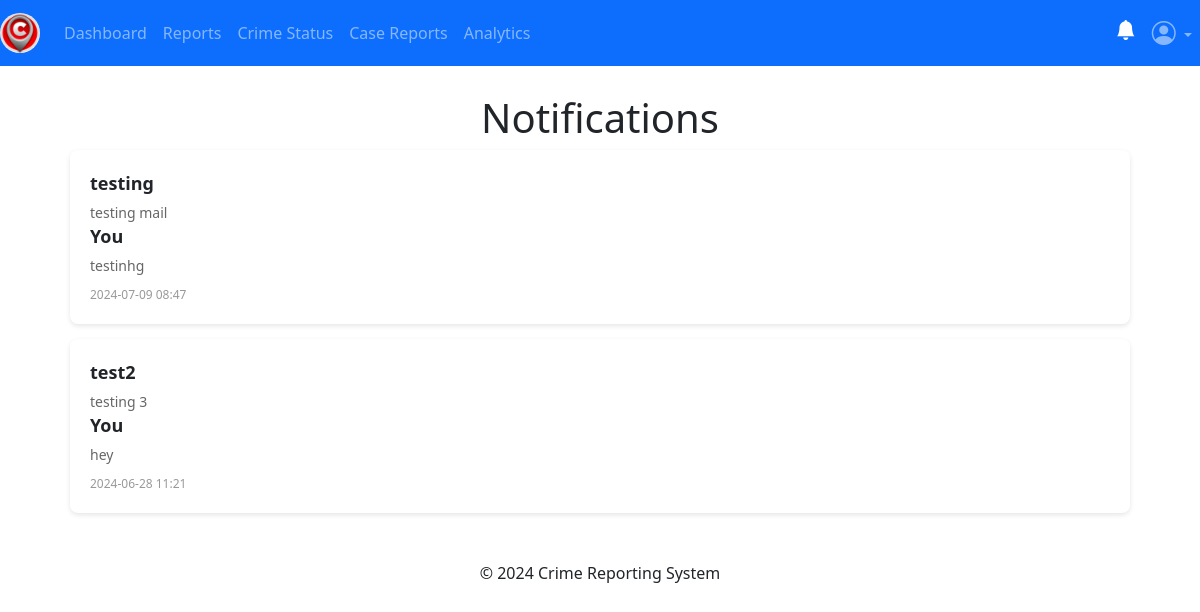
/admin/notifications (signed in), run on an earlier commit of the app's database.
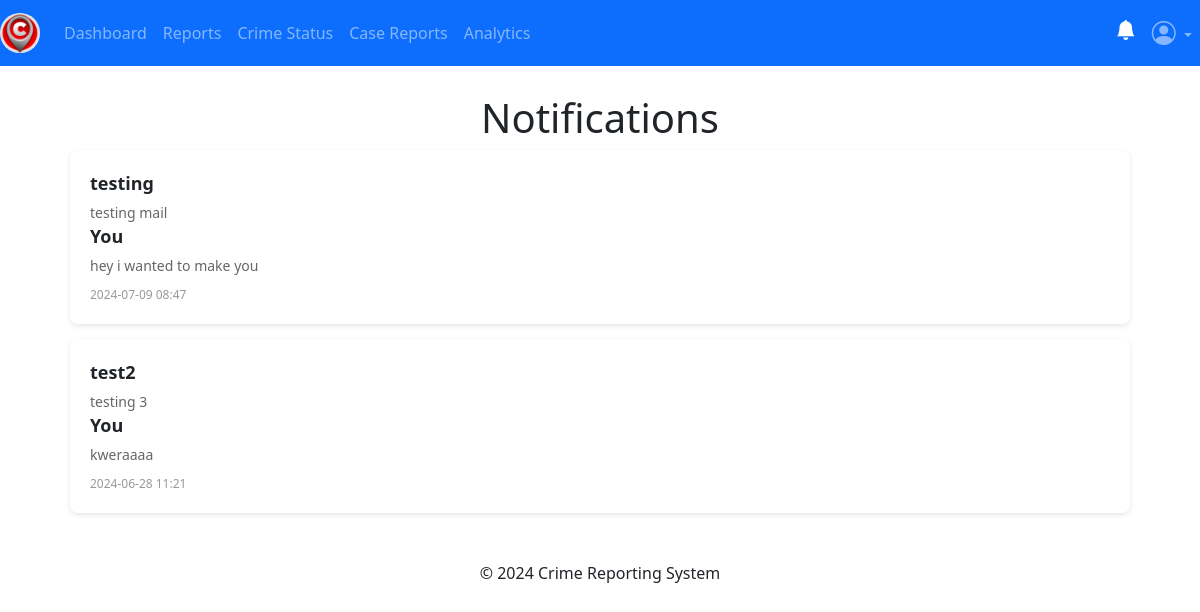
And on a later commit of the database.
### app/posts/models.py (models this page shows, shortened)
class Message(db.Model, UserMixin):
    id = db.Column(db.Integer, primary_key=True)
    first_name = db.Column(db.String(100), nullable=False)
    last_name = db.Column(db.String(100), nullable=True)
    email_address = db.Column(db.String(120), nullable=False)
    message = db.Column(db.Text, nullable=False)
    reply = db.Column(db.Text, nullable=True)
    date_received = db.Column(db.DateTime(timezone=True), default=current_time())
    sender_id = db.Column(db.Integer, db.ForeignKey('user.id'))

### app/admins/routes.py (the view)
@admins.route('/admin/notifications')
@admin_required
def notifications():
    search_notifications = request.args.get('search_notifications', '')
    messages = []
    try:
        if search_notifications:
            messages = Message.query.filter(
                or_(
                    Message.incident_location.ilike(f'%{search_notifications}%'),
                    Message.issued_by.ilike(f'%{search_notifications}%'),
                    Message.date_of_incident.ilike(f'%{search_notifications}%'),
                    Message.time_of_incident.ilike(f'%{search_notifications}%'),
                    Message.date_received.ilike(f'%{search_notifications}%'),
                    Message.crime_status.ilike(f'%{search_notifications}%')
                )
            ).order_by(Message.date_received.desc()).all()
        else:
            messages = Message.query.order_by(Message.date_received.desc()).all()
        if not messages:
            flash("No messages found.", "info")
    except Exception as e:
        current_app.logger.error(f"Database error: {str(e)}")
        flash("An error occurred while retrieving messages. Please try again later.", "danger")
    return render_template('/admin/notifications.html', messages=messages)

### app/__init__.py (called while the page is built)
@login_manager.user_loader
def load_user(user_id):
    return models.User.query.get(user_id)

### app/admins/routes.py (called while the page is built)
def admin_required(f):
    @wraps(f)
    def decorated_function(*args, **kwargs):
        if not session.get('admin_id'):
            flash('You need to be logged in as an admin to access the page.', 'danger')
            return redirect(url_for('admins.adminIndex'))
        return f(*args, **kwargs)
    return decorated_function

### app/templates/admin/notifications.html (shortened to what this page needs)
{% extends 'admin/layout.html' %} {% block content %}
<!DOCTYPE html>
<html lang="en">
  <head>
  </head>
  <body>
    <h1>Notifications</h1>
    {% if messages %}
    <div class="notification-container">
      {% for message in messages %}
      <div class="notification-card" data-notification-id="{{ message.id }}">
        <a
          href="{{ url_for('admins.view_message', id=message.id) }}"
          class="notification-link"
        >
          <div class="notification-title">{{ message.first_name }}</div>
          <div class="notification-description">{{ message.message }}</div>
          <div class="notification-title">You</div>
          <div class="notification-description">{{ message.reply }}</div>
          <div class="notification-time">
            {{ message.date_received.strftime('%Y-%m-%d %H:%M') }}
          </div>
        </a>
      </div>
    </div>
    {% endfor %} {% else %}
    <h3 style="text-align: center">
      <i class="bi bi-envelope-x-fill h2"></i> No Notifications.
    </h3>
    {% endif %}
  </body>
</html>
{% endblock content %}

What changed in the data, as far as the page shows it:
changed Message "testing": reply "testinhg" → "hey i wanted to make you"
changed Message "test2": reply "hey" → "kweraaaa"
